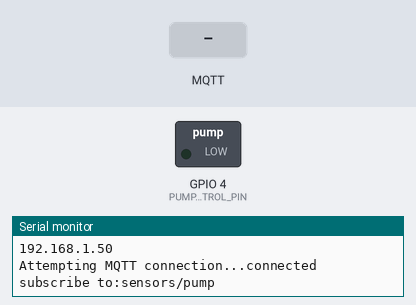
Recording of a sketch running on a simulated ESP8266 (NodeMCU). Shown: switched loads named in the sketch (green lamp = pin HIGH), the last lines printed to the serial monitor. Inputs (shaded band) come from the test bench. WiFi joins after 1.5 s; servers stay silent unless stated; no MQTT or app messages arrive unless stated.

Above: at 2.7 s.
2.8 s: MQTT message "5" arrives on the first subscribed topic
At 3.9 s:
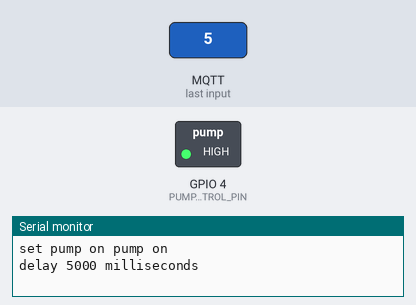
6.3 s: MQTT message "1" arrives on the first subscribed topic
At 7.1 s:
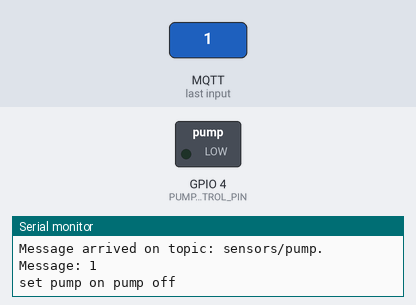
8.3 s: MQTT message "200" arrives on the first subscribed topic
At 9.3 s:
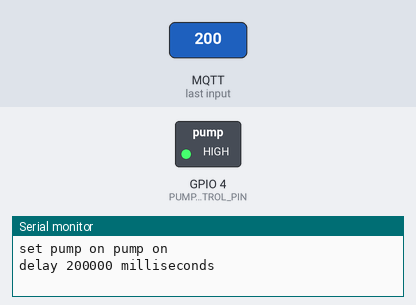
9.8 s: MQTT message "0" arrives on the first subscribed topic
At 11.0 s:
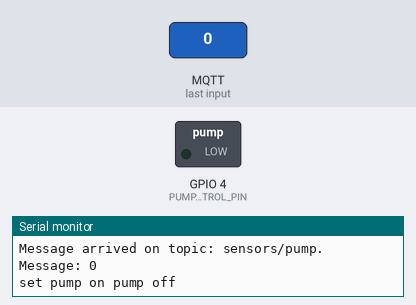
Timing chart, 0 to 12.8 s (numbered marks = the images above; inputs shaded):
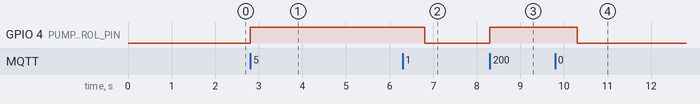

Measured:
- after the input at 2.8 s, GPIO 4 (PUMP_CONTROL_PIN): LOW → HIGH at once
- after the input at 6.3 s, GPIO 4 (PUMP_CONTROL_PIN): HIGH → LOW after 0.51 s instead of 1.5 s
- after the input at 8.3 s, GPIO 4 (PUMP_CONTROL_PIN): LOW → HIGH at once
- after the input at 9.8 s, GPIO 4 (PUMP_CONTROL_PIN): HIGH → LOW after 0.51 s

The sketch:

pump_control.ino
```cpp
/**********
 * Light control where you can get current light state and set light on or off.
 * will send JSON status of {"Node_type":"Lgtctl","Node_number","0","lightstatus":<"on'|"off">}
 */


/*********
  Rui Santos
  Complete project details at https://randomnerdtutorials.com
*********/
// Libraries

#include <ESP8266WiFi.h>
#include <PubSubClient.h>
#include <ArduinoJson.h>

// WiFi parameters
#define WLAN_SSID       "JAB000"
#define WLAN_PASS       "5083058391"
#define MQTT_SERVER     "192.168.1.2"

String PUMP_FEED_PATH = "sensors/pump";
String PUMP_STATUS_PATH = "sensors/pump_sw";

bool pump_status = false;
int pump_duration = 0;

// Add your MQTT Broker IP address
const char* mqtt_server = "192.168.1.2";

WiFiClient espClient;
PubSubClient mqttclient(espClient);

// PUMP CONTROL PIN
const int PUMP_CONTROL_PIN = 4;

//publish counter
int counter = 0;

void setup() {
  Serial.begin(115200);
  setup_wifi();

  mqttclient.setServer(mqtt_server, 1883);
  mqttclient.setCallback(callback);

  pinMode(PUMP_CONTROL_PIN, OUTPUT);
}

void setup_wifi() {

  delay(10);

  // We start by connecting to a WiFi network
  Serial.println();
  Serial.print("Connecting to ");
  Serial.println(WLAN_SSID);

  WiFi.begin(WLAN_SSID, WLAN_PASS);

  while (WiFi.status() != WL_CONNECTED) {
    delay(500);
    Serial.print(".");
  }

  Serial.println("");
  Serial.println("WiFi connected");
  Serial.println("IP address: ");
  Serial.println(WiFi.localIP());
}

void callback(char* topic, byte* message, unsigned int length) {
  Serial.print("Message arrived on topic: ");
  Serial.print(topic);
  Serial.print(". Message: ");
  String messageTemp;

  for (int i = 0; i < length; i++) {
    Serial.print((char)message[i]);
    messageTemp += (char)message[i];
  }
  Serial.println();

  // Feel free to add more if statements to control more GPIOs with MQTT

  // If a message is received on the light toggle, you check if the message is either "on" or "off".
  // Changes the output state according to the message
  if (String(topic) == PUMP_FEED_PATH.c_str()) {
    Serial.print("set pump on ");

    pump_status = true;
    pump_duration = messageTemp.toInt();
  }
}

void reconnect() {
  // Loop until we're reconnected
  while (!mqttclient.connected()) {
    Serial.print("Attempting MQTT connection...");
    // Attempt to connect
    if (mqttclient.connect(WiFi.macAddress().c_str())) {
      Serial.println("connected");
      // Subscribe
      mqttclient.subscribe(PUMP_FEED_PATH.c_str());
      Serial.print("subscribe to:");
      Serial.println(PUMP_FEED_PATH.c_str());
    } else {
      Serial.print("failed, rc=");
      Serial.print(mqttclient.state());
      Serial.println(" try again in 5 seconds");
      // Wait 5 seconds before retrying
      delay(5000);
    }
  }
}


void loop() {

  // JSON
  StaticJsonBuffer<200> JSONbuffer;
  JsonObject& JSONencoder = JSONbuffer.createObject();
  char JSONmessageBuffer[120];

  if(pump_status){
    Serial.println("pump on");
    digitalWrite(PUMP_CONTROL_PIN, HIGH);

    Serial.print("delay ");
    Serial.print(pump_duration*1000);
    Serial.print(" milliseconds");
    Serial.println();

    // create light status json
    JSONencoder["Node_type"] = "Pump";
    JSONencoder["Node_number"] = "0";
    JSONencoder["pumpstatus"] = "on";
    JSONencoder.printTo(JSONmessageBuffer, sizeof(JSONmessageBuffer));

    int timer;
    for (timer = 0; timer < pump_duration; timer++){
      delay(1000);
      if (!mqttclient.connected()) {
        reconnect();
      }
      mqttclient.publish(PUMP_STATUS_PATH.c_str(), JSONmessageBuffer, false);
      mqttclient.loop();
    }

    digitalWrite(PUMP_CONTROL_PIN, LOW);
    Serial.println("pump off");

    JSONencoder["pumpstatus"] = "off";
    JSONencoder.printTo(JSONmessageBuffer, sizeof(JSONmessageBuffer));

    if (!mqttclient.connected()) {
      reconnect();
    }
    mqttclient.publish(PUMP_STATUS_PATH.c_str(), JSONmessageBuffer, false);
    mqttclient.loop();

    pump_status = false;
  }


  if (!mqttclient.connected()) {
    reconnect();
  }
  mqttclient.loop();
}
```
